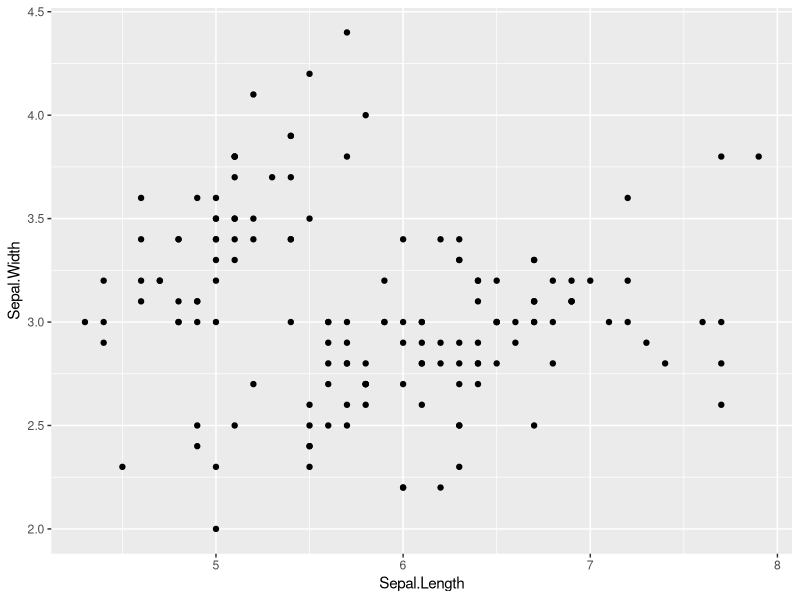
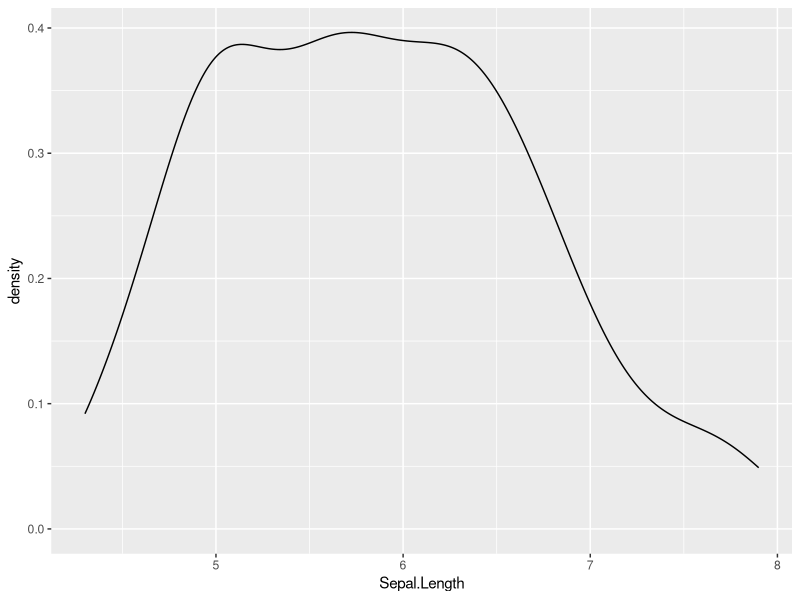

Generate these figures, in order, with R:
## ---- chunk 1
# set your global chunk print options
knitr::opts_chunk$set(eval = T, # T = evaluate code, F = do not evaluate code
                      echo = T, # 'print code chunk?'
                      message = F, # 'print messages (e.g., warnings)?'
                      error = F,
                      warning = F)
## ---- chunk 2
#| message: false
# load in libraries
library(ggplot2)
library(tidyverse)
# now we have ggplot2 and tidyverse
## ---- chunk 3
# make a plot
iris |> 
  ggplot(aes(Sepal.Length, Sepal.Width)) +
  geom_point()
## ---- chunk 4
# make a plot
iris |> 
  ggplot(aes(Sepal.Length)) +
  geom_density()
